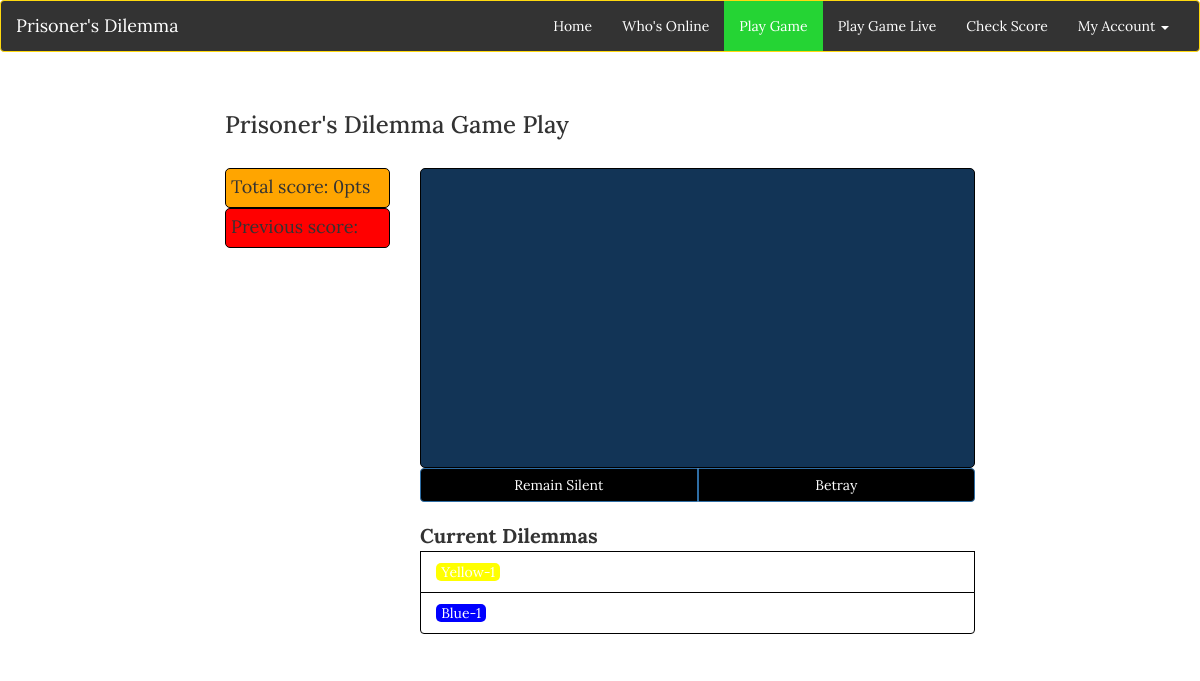
/playgame.php (signed in), run on the app's committed database.
### tables this page shows
CREATE TABLE IF NOT EXISTS `totals` (
  `users_id` int(4) NOT NULL,
  `totalscore` int(4) NOT NULL DEFAULT '0'
);

CREATE TABLE IF NOT EXISTS `dilemmas` (
  `id` int(3) NOT NULL,
  `p1` text NOT NULL,
  `p2` text NOT NULL,
  `p1_choice` int(1) DEFAULT NULL,
  `p2_choice` int(1) DEFAULT NULL,
  `p1_score` int(4) NOT NULL DEFAULT '0',
  `p2_score` int(4) NOT NULL DEFAULT '0',
  `games_per_week` int(2) NOT NULL DEFAULT '10'
);

### functions.php (called while the page is built, shortened)
<?php
	function highscore($users_id)
	{
		$result = $GLOBALS['mysqli']->query("SELECT totalscore FROM totals WHERE users_id=$users_id");
		if ($result)
		{
			$row = $result->fetch_assoc();
			return $row['totalscore'];
		}
		else
		{
			die("Database query failed.");
		}
	}
?>

### playgame.php (the view, shortened to what this page needs)
<!DOCTYPE html>
<html>
<head>
	<link rel="stylesheet" href="https://maxcdn.bootstrapcdn.com/bootstrap/3.3.5/css/bootstrap.min.css">
	<link href="css/stylesheet.css" rel="stylesheet">
	<link href="css/custom.css" rel="stylesheet">
</head>
<body>
	<?php
		include('functions.php');
	?>
	<header class="navbar navbar-default">
		<div class="container-fluid">
			<div class="navbar-header">
				<a class="navbar-brand" href="index.php">Prisoner's Dilemma</a>
			</div>
			<div class="collapse navbar-collapse" id="collapse">
				<ul class="nav navbar-nav navbar-right">
					<li><a href="index.php">Home</a></li>
					<li><a href="useronline.php">Who's Online</a></li>
					<li class="active"><a href="playgame.php">Play Game</a></li>
					<li><a href="playgame_live.php">Play Game Live</a></li>
					<li><a href="#">Check Score</a></li>
					<li class="dropdown">
						<a href="#" class="dropdown-toggle" data-toggle="dropdown" role="button" aria-haspopup="true" aria-expanded="false">My Account <span class="caret"></span></a>
					</li>
				</ul>
			</div>
		</div>
	</header>
	<div class="container">
		<div class="row">
			<div class="col-xs-12 col-sm-12 col-md-10 col-lg-8 col-xs-offset-0 col-sm-offset-0 col-md-offset-1 col-lg-offset-2 top-margin" >
				<h3>Prisoner's Dilemma Game Play</h3>
				<br/>
				<div class="row">
					<div class="col-sm-3 col-md-3 col-lg-3">
						<div id="totalScore">
							Total score: <?php echo highscore($_SESSION['login_id'])?>pts
						</div>
						<div id="previousScore">
							Previous score:
						</div>
					</div>
					<div class="col-sm-9 col-md-9 col-lg-9">
						<div id="gameScreen">
						</div>
						<div class="btn-group btn-group-justified">
							<div class="btn-group">
								<button class="btn btn-primary" id="btnCoop" submitChoice="0">Remain Silent </button>
							</div>
							<div class="btn-group">
								<button class="btn btn-primary" id="btnBetray" submitChoice="1">Betray </button>
							</div>
						</div>
						<br/>
						<div class="list-group" id="gameContacts">
							<b>Current Dilemmas</b>
							<?php
								$db = mysqli_connect("localhost", "root", "", "zillionsparks_db");
								$query = "SELECT *";
								$query .= " FROM dilemmas";
								$query .= " WHERE p1 IN (SELECT tag";
								$query .= " FROM teamcode";
								$query .= " WHERE users_id=".$_SESSION['login_id'].")";
								$result=mysqli_query($db, $query);
								if ($result)
								{
									$num_rows = mysqli_num_rows($result);
									$row = $result->fetch_assoc();
									for ($index = 0; $index <  $num_rows; $index++)
									{
										$query = "SELECT *";
										$query .= " FROM teamcode";
										$query .= " WHERE tag LIKE '".$row['p2']."'";
										$teamcode_result = mysqli_query($db, $query);
										$getColor = $teamcode_result->fetch_assoc();
											$color = $getColor['user_group'];
										if (!is_null($row['p2_choice']) && is_null($row['p1_choice']))
										{
											 ?>
											<button type='button' class='list-group-item' id='dilemmas' onclick='recent_game_score(<?php echo $row['p1_score']?>, "<?php echo $row['p2'] ?>")'>
												<span style='color:white;background-color:<?php echo $color ?>;border-radius: 5px;padding:0% 1%;'><?php echo $row['p2']?></span>
												<span class='glyphicon glyphicon-flag customBadgeAct'></span>
											</button>
											<?php
										}
										else
										{
											?>
											<button type='button' class='list-group-item' id='dilemmas' onclick='recent_game_score(<?php echo $row['p1_score']?>, "<?php echo $row['p2'] ?>" )'>
												<span style='color:white;background-color:<?php echo $color ?>;border-radius: 5px;padding:0% 1%;'><?php echo $row['p2']?></span>
											</button>
											<?php
										}
										$row = $result->fetch_assoc();
									}
								}
											 ?>
						</div>
					</div>
				</div>
			</div>
		</div>
	</div>
</body>
</html>

### css/stylesheet.css (style rules this page uses)
body { font-family: 'Lora', serif; }
.navbar-default { background-color: #DAFFD8; border-color: #e7e7e7; }
.navbar-default .navbar-nav>.active>a, .navbar-default .navbar-nav>.active>a:focus, .navbar-default .navbar-nav>.active>a:hover { color: #FFF; background-color: #25D434; }
.top-margin { margin-top:20px; }
div { border-radius: 5px; }

### css/custom.css (style rules this page uses)
.navbar-default .navbar-brand { color:#fff; }
.navbar-default .navbar-nav>li>a { color:#fff; }
.navbar-default .navbar-collapse, .navbar-default .navbar-form { color:#fff; }
.navbar-default { background-color: #333; border-color: #ffd90f; }
.btn-primary { background-color:black; }
#totalScore { height: 40px; background-color: orange; border: 1px solid black; font-size: 18px; padding: 5px; }
#previousScore { height: 40px; background-color: red; border: 1px solid black; font-size: 18px; padding: 5px; }
#gameScreen { height: 300px; border: 1px solid #000000; background-color: #123456; }
#gameContacts { position: relative; left:; top:; }
b { font-size:20px; }
#dilemmas { border: 1px solid black; }

### data on the page
totals: totalscore "0"
dilemmas: p2 "Yellow-1"
dilemmas: p2 "Blue-1"
